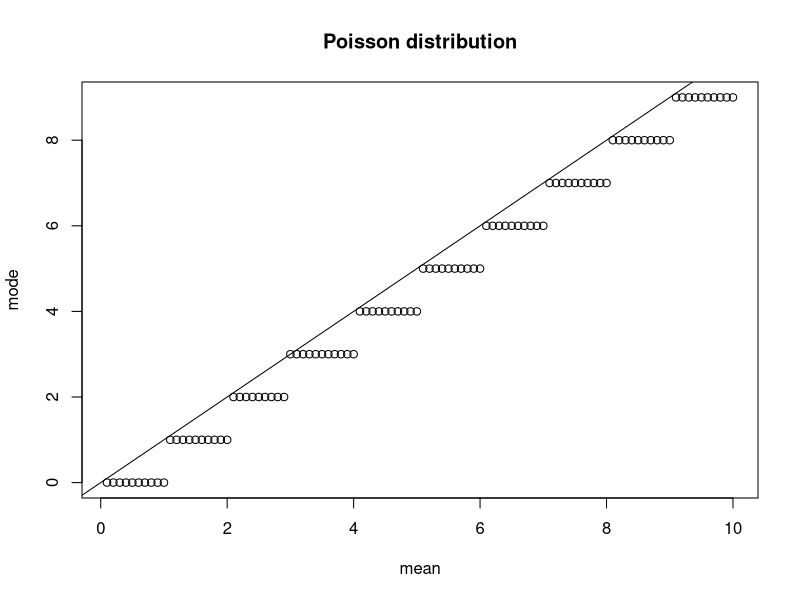
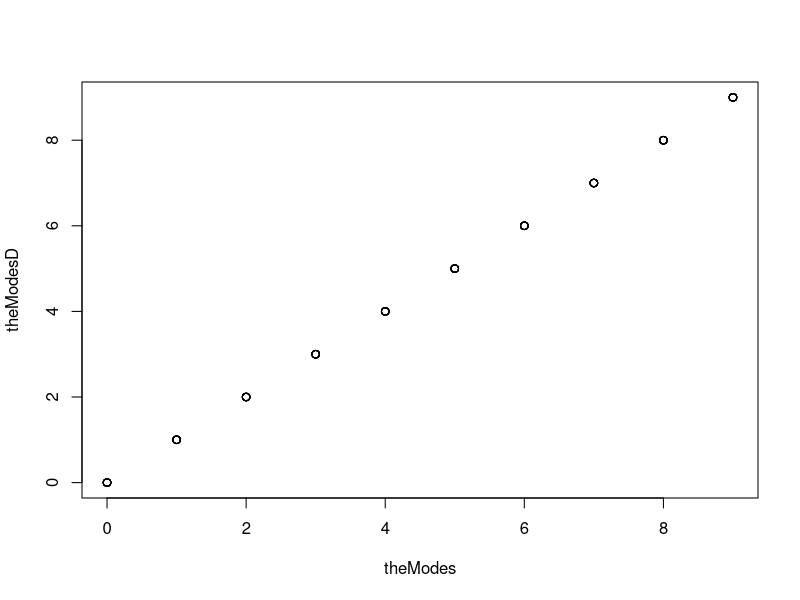

Recreate these plots in R, in order.
### mean versus mode for Poisson
someLambdaValues = seq(0.1,10,by = 0.1)

argmax = function(f, set, ...) {
  maximizers = which(f(set, ...) ==  max(f(set, ...)))
  return(set[maximizers][1])
}

theModes = sapply(someLambdaValues,
                 function(lam)
                   argmax(f=dpois, 
                          set=floor(lam/5):lam, 
                          lambda=lam) [1]
)
                 

##  Where is D(log(dpois)/dk) = 0? log(lam) = digamma((k+1)) ?
theModesD =  sapply(someLambdaValues, function(lam) {
  if (lam < 1) densityargmax = 0
  else
    densityargmax = uniroot(
      f = function(k) digamma(k+1) - log(lam), 
      interval = c(lam/5000, lam*5000))$root
  candidates = floor(densityargmax) + 0:1
  mode = argmax(dpois, candidates, lambda=lam) 
  return(mode)
})
plot(someLambdaValues, theModes,
     xlab="mean", ylab="mode")
abline(a=0, b=1)
title("Poisson distribution")
plot(theModes, theModesD)
